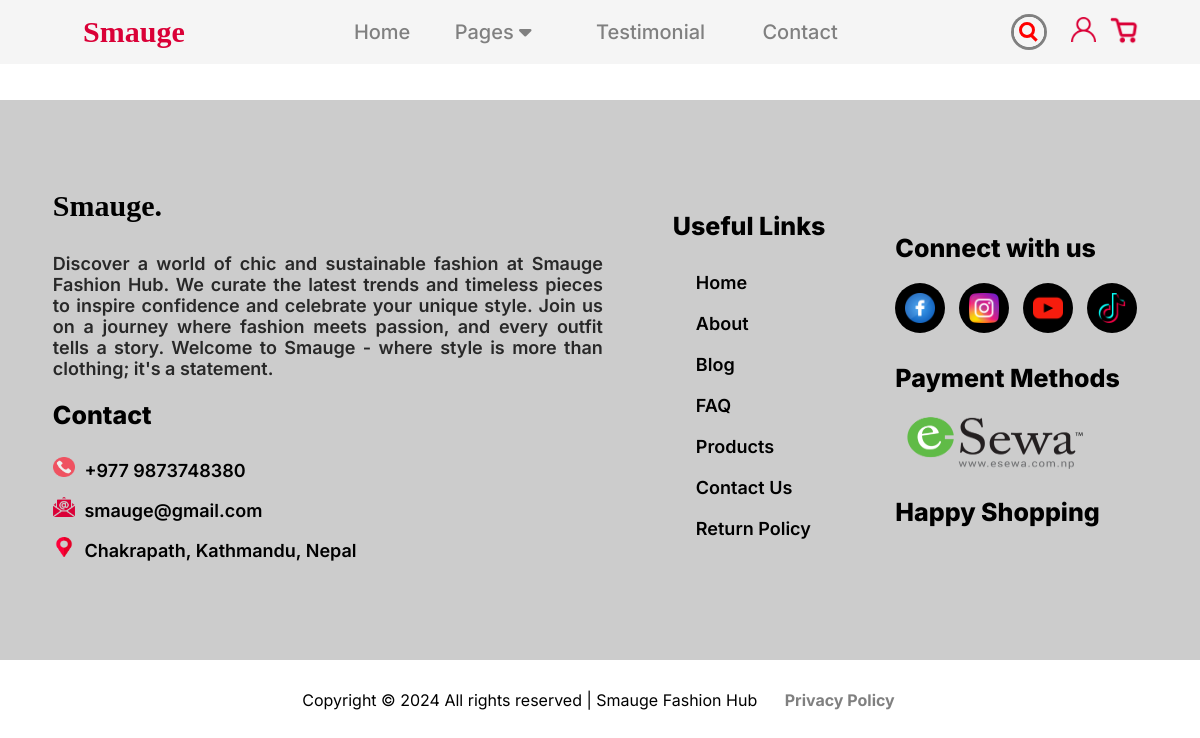
/products/, run on an earlier commit of the app's database.
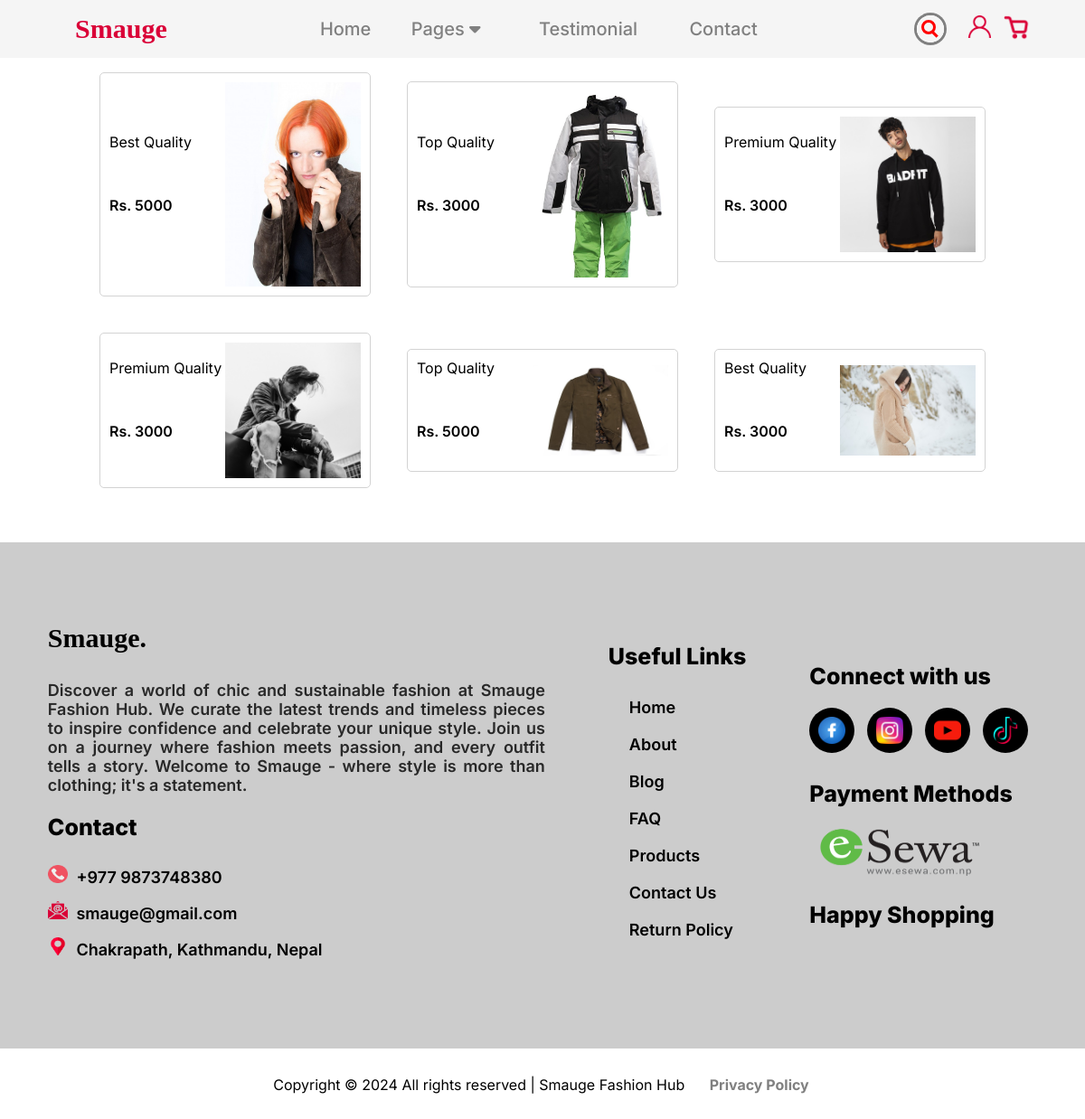
And on a later commit of the database.
### AdminDashboard/models.py (models this page shows)
class productsModel(models.Model):
    Jacket_Name = models.CharField(max_length=200)
    Description = models.TextField()
    Image = models.ImageField(upload_to='images/')
    Price = models.TextField()

### users/views.py (the view)
# urls.py: path("products/", views.Products, name='product'),
def Products(request):
    products = productsModel.objects.all()
    return render(request, "users/products.html",{'products': products})
    return render(request, "users/products.html")

### users/templates/users/products.html (shortened to what this page needs)
{% load static %}
<!DOCTYPE html>
<html lang="en">
<head>
  <link rel="stylesheet" href="https://cdnjs.cloudflare.com/ajax/libs/font-awesome/6.4.2/css/all.min.css"
 />
<link rel="stylesheet" href="{% static 'home/style.css' %}">
</head>
<body>
  <header id="header">
    <nav class="navbar">
      <a class="logo" href="">Smauge</a>
      <ul>
        <li><a href="/" class="active">Home</a></li>
        <div class="dropdown">
          <li>
            <p class="dropbtn">Pages <i class="fas fa-caret-down"></i></p>
          </li>
        </div>
        <li><a href="/testimonial">Testimonial</a></li>
        <li><a href="/contact">Contact</a></li>
      </ul>
      <div class="header-logo">
        <div class="search">
          <div class="icon"></div>
          <div class="input">
          </div>
        </div>
        <div>
          <a href="{% url 'login' %}"><img src={% static 'home/images/icons/user-profile.png' %} class="user-logo"
              alt="user" /></a>
        </div>
        <div>
          <img src={% static "home/images/icons/basket.png" %} class="basket" alt="Cart" />
        </div>
      </div>
    </nav>
  </header>
  <br><br><br>
  <div class="lan-products">
    {% for product in products %}
    <div class="lan-images">
      <div>
        <div class="lan-text">{{ product.Description }}</div>
        <p class="lan-text2">{{ product.Sari_Name }}</p>
        <p class="lan-price">{{ product.Price }}</p>
        <a href="login">
        </a>
      </div>
      <img src="{{ product.Image.url }}" class="lan-img" alt="{{ product.Sari_Name }}">
    </div>
    {% endfor %}
  </div>
  <br> <br>
    <footer id="footer" role="contentinfo">
      <div class="footer-wrapper">
        <div class="con-container">
          <p class="logo2">Smauge.</p>
          <p class="footer-bio">Discover a world of chic and sustainable fashion at Smauge Fashion Hub. We curate the
            latest trends and timeless pieces to inspire confidence and celebrate your unique style. Join us on a journey
            where fashion meets passion, and every outfit tells a story. Welcome to Smauge - where style is more than
            clothing; it's a statement.</p><br>
          <p style="font-size: 25px;">Contact</p><br>
          <p class="con"><img class="footer-icon1" src={% static "home/images/icons/call.png" %} /> +977 9873748380</p>
          <p class="con"><img class="footer-icon1" src={% static "home/images/icons/email.png" %} /> smauge@gmail.com</p>
          <p class="con"><img class="footer-icon1" src={% static "home/images/icons/location.png" %} /> Chakrapath,
            Kathmandu, Nepal</p>
        </div>
        <div class="useful">
          <p style="font-size: 25px;">Useful Links</p><br>
          <p><a href="/">Home</a></p>
          <p><a href="/about">About</a></p>
          <p><a href="/blog">Blog</a></p>
          <p><a href="/faq">FAQ</a></p>
          <p><a href="/products">Products</a></p>
          <p><a href="/contact">Contact Us</a></p>
          <p><a href="/refund">Return Policy</a></p>
        </div>
        <div class="social">
          <p style="font-size: 25px;">Connect with us</p>
          <a href="www.facebook.com"><img class="footer-icon" src={% static "home/images/icons/facebook.png" %} /></a>
          <a href="www.instagram.com"><img class="footer-icon" src={% static "home/images/icons/instagram.png" %} /></a>
          <a href="www.youtube.com"><img class="footer-icon" src={% static "home/images/icons/youtube.png" %} /></a>
          <a href="www.tiktok.com"><img class="footer-icon" src={% static "home/images/icons/tik-tok.png" %} /></a>
          <p>
          <p style="font-size: 25px;">Payment Methods</p>
          <img class="footer-icon3" src={% static "home/images/icons/esewa.webp" %} />
          </p>
          <p style="font-size: 25px;">Happy Shopping</p>
        </div>
      </div>
    </footer>
  <p class="copy">
    <center>
      Copyright &copy;
      All rights reserved | Smauge Fashion Hub  <a href="/PrivacyPolicy"><b>Privacy Policy</b></a>
    </center>
  </p><br>
</body>
</html>

### users/static/home/style.css (style rules this page uses)
* { margin: 0; padding: 0; font-family: 'Inter', sans-serif; scroll-behavior: smooth; box-sizing: border-box; }
header li, a { text-decoration: none; color: gray; }
header .navbar { display: flex; justify-content: space-around; align-items: center; font-size: 20px; font-weight: 500; background-color: whitesmoke; width: 100%; position: fixed; z-index: 100; cursor: pointer; }
.navbar ul li, a { list-style: none; display: inline-block; margin: 7px 0px; margin-left: 20px; padding: 3px; }
.navbar a:hover, .logo, .navbar a:active { color: #DA0037; }
.header-logo { display: flex; flex-direction: row; align-items: center; justify-content: center; gap: 30px; }
.dropdown { position: relative; display: inline-block; }
.dropbtn { padding: 10px; border: none; cursor: pointer; }
.basket { height: 30px; width: 30px; margin-left: -20px; }
.user-logo { height: 25px; width: auto; margin-left: -26px; }
.search { position: relative; width: 30px; height: 30px; border-radius: 60px; transition: 0.5s; box-shadow: 0 0 0 3px gray; overflow: hidden; margin-left: 50px; }
.search .icon { position: absolute; top: 0; left: 0; width: 30px; height: 30px; background-color: whitesmoke; border-radius: 60px; display: flex; justify-content: center; align-items: center; z-index: 1000; cursor: pointer; }
.search .icon::before { content: ''; position: absolute; width: 10px; height: 10px; border: 3px solid red; border-radius: 50px; transform: translate(-2px, -2px); }
.search .icon::after { content: ''; position: absolute; width: 3px; height: 9px; background: red; transform: translate(5px, 5px) rotate(315deg); }
.search .input { position: absolute; width: 100%; height: 30px; left: 0; display: flex; justify-content: center; align-items: center; overflow: hidden; transition: width 0.5s; }
.logo { font-size: 30px; font-weight: 600; font-family: chalkduster; }
.lan-products { display: flex; flex-wrap: wrap; align-items: center; justify-content: center; }
.lan-images { display: flex; align-items: center; justify-content: space-between; width: 300px; border: 1px solid lightgray; border-radius: 5px; padding: 10px; cursor: pointer; margin: 20px; position: relative; transition: filter 0.3s; }
.lan-img { width: 150px; height: auto; }
.lan-text { font-size: 16px; }
.lan-text2 { font-size: 18px; padding: 15px 0px 10px 0px; }
.lan-price { margin-top: 25px; font-weight: 600; }
#footer { background-color: rgba(0,0,0,0.2); width: 100%; height: 70vh; color: black; font-weight: 800; display: flex; flex-wrap: wrap; justify-content: center; align-items: center; font-size: 18px; }
.footer-wrapper { display: flex; flex-wrap: wrap; align-items: center; justify-content: center; gap: 70px; }
.con-container { display: flex; flex-direction: column; }
.logo2 { font-size: 30px; font-weight: 600; font-family: chalkduster; color: black; margin-bottom: 30px; }
.footer-bio { max-width: 550px; text-align: justify; font-weight: 600; opacity: 0.8; }
.con { line-height: 40px; cursor: pointer; font-weight: 600; }
.useful a { color: black; font-weight: 600; }
.social a { display: inline-flex; align-items: center; justify-content: center; width: 50px; height: 50px; background-color: black; border-radius: 50%; margin: 20px 10px 30px 0px; }
.social img { margin: 0 auto; }
.footer-icon1 { height: 20px; width: 27px; padding-right: 5px; }
.footer-icon { height: 30px; width: 30px; }
.footer-icon3 { height: 100px; width: 200px; }
.copy { margin: 20px 0px; background-color: whitesmoke; }

### users/templates/users/products.html (style rules this page uses)
.lan-products { display: flex; flex-wrap: wrap; align-items: center; justify-content: center; }
.lan-images { display: flex; align-items: center; justify-content: space-between; width: 250px; border: 1px solid lightgray; border-radius: 5px; padding: 10px; cursor: pointer; margin: 20px; position: relative; transition: filter 0.3s; }
.lan-img { width: 150px; height: auto; }
.lan-text { font-size: 16px; }
.lan-text2 { font-size: 18px; padding: 15px 0px 10px 0px; }
.lan-price { margin-top: 25px; font-weight: 600; }

What changed in the data, as far as the page shows it:
added productsModel: Description "Best Quality", Price "Rs. 5000", Image (picture)
added productsModel: Description "Top Quality", Price "Rs. 3000", Image (picture)
added productsModel: Description "Premium Quality", Price "Rs. 3000", Image (picture)
added productsModel: Description "Premium Quality", Price "Rs. 3000", Image (picture)
added productsModel: Description "Top Quality", Price "Rs. 5000", Image (picture)
added productsModel: Description "Best Quality", Price "Rs. 3000", Image (picture)
